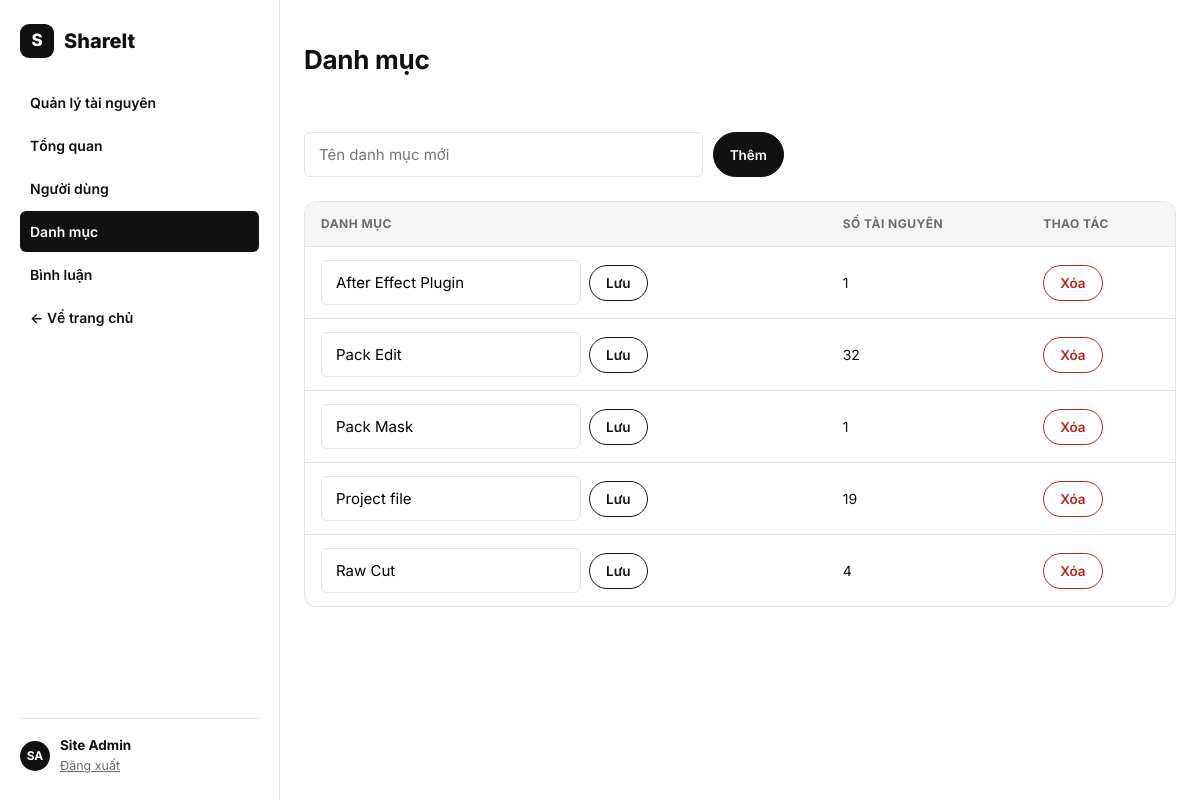
Screenshot of /admin/categories.php (signed in) with the database file from the repository.
### tables this page shows
CREATE TABLE IF NOT EXISTS `category` (
  `category_id` int(11) NOT NULL AUTO_INCREMENT,
  `category_name` varchar(255) NOT NULL,
  PRIMARY KEY (`category_id`)
);

### includes/db.php (called while the page is built)
<?php
function db(): PDO
{
    static $pdo = null;
    if ($pdo === null) {
        $dsn = 'mysql:host=' . DB_HOST . ';dbname=' . DB_NAME . ';charset=utf8mb4';
        $pdo = new PDO($dsn, DB_USER, DB_PASS, [
            PDO::ATTR_ERRMODE => PDO::ERRMODE_EXCEPTION,
            PDO::ATTR_DEFAULT_FETCH_MODE => PDO::FETCH_ASSOC,
            PDO::ATTR_EMULATE_PREPARES => false,
        ]);
    }
    return $pdo;
}

### includes/functions.php (called while the page is built, shortened)
<?php
function e(?string $s): string
{
    return htmlspecialchars($s ?? '', ENT_QUOTES, 'UTF-8');
}

### admin/categories.php (the view, shortened to what this page needs)
<?php
$categoryRows = db()->query('SELECT c.*, (SELECT COUNT(*) FROM project p WHERE p.category_id = c.category_id) AS project_count FROM category c ORDER BY c.category_name ASC')->fetchAll();
require __DIR__ . '/../includes/admin_header.php';
require __DIR__ . '/../includes/admin_sidebar_end.php';
?>
<div class="page-header"><h1>Danh mục</h1></div>
<form method="post" style="display:flex;gap:10px;max-width:480px;margin:20px 0;">
  <input class="form-control" type="text" name="category_name" placeholder="Tên danh mục mới" required>
  <button type="submit" class="btn btn-primary btn-sm">Thêm</button>
</form>
<div class="table-card">
  <table class="data-table">
    <thead><tr><th>Danh mục</th><th>Số tài nguyên</th><th>Thao tác</th></tr></thead>
    <tbody>
      <?php foreach ($categoryRows as $cat): ?>
        <tr>
          <td>
            <form method="post" style="display:flex;gap:8px;align-items:center;">
              <input class="form-control" style="max-width:260px;" type="text" name="category_name" value="<?= e($cat['category_name']) ?>">
              <button type="submit" class="btn btn-outline btn-sm">Lưu</button>
            </form>
          </td>
          <td><?= (int)$cat['project_count'] ?></td>
          <td>
            <form method="post" onsubmit="return confirm('Xóa danh mục này?');">
              <button type="submit" class="btn btn-danger btn-sm">Xóa</button>
            </form>
          </td>
        </tr>
      <?php endforeach; ?>
    </tbody>
  </table>
</div>
<?php require __DIR__ . '/../includes/admin_footer.php'; ?>

### assets/css/style.css (style rules this page uses)
:root { --bg: #ffffff; --surface: #ffffff; --surface-muted: #f5f5f5; --fg: #111111; --muted: #6b6b6b; --border: #e4e4e4; --border-strong: #111111; --black: #111111; --white: #ffffff; --danger: #b3261e; --radius-sm: 6px; --radius: 12px; --radius-lg: 20px; --shadow: 0 1px 2px rgba(0,0,0,.04), 0 8px 24px rgba(0,0,0,.06); --font: 'Inter', -apple-system, BlinkMacSystemFont, 'Segoe UI', Roboto, Helvetica, Arial, sans-serif; }
* { box-sizing: border-box; }
html, body { margin: 0; padding: 0; }
body { font-family: var(--font); color: var(--fg); background: var(--bg); line-height: 1.5; -webkit-font-smoothing: antialiased; }
h1, h2, h3, h4 { margin: 0 0 .5em; font-weight: 700; letter-spacing: -0.01em; }
button { font-family: inherit; cursor: pointer; }
input, select, textarea, button { font-family: inherit; font-size: 15px; }
.btn { display: inline-flex; align-items: center; justify-content: center; gap: 8px; padding: 12px 22px; border-radius: 999px; font-weight: 600; font-size: 15px; border: 1.5px solid var(--black); cursor: pointer; transition: all .15s ease; white-space: nowrap; }
.btn-primary { background: var(--black); color: var(--white); }
.btn-outline { background: transparent; color: var(--black); }
.btn-danger { border-color: var(--danger); color: var(--danger); background: transparent; }
.btn-sm { padding: 9px 16px; font-size: 13.5px; }
.page-header { display: flex; align-items: baseline; justify-content: space-between; gap: 16px; padding: 32px 0 20px; flex-wrap: wrap; }
.page-header h1 { font-size: 26px; }
.form-control { width: 100%; padding: 12px 14px; border: 1.5px solid var(--border); border-radius: var(--radius-sm); outline: none; background: var(--white); transition: border-color .15s ease; }
.table-card { border: 1px solid var(--border); border-radius: var(--radius); overflow: hidden; margin: 24px 0; }
table.data-table { width: 100%; border-collapse: collapse; font-size: 14px; }
table.data-table th, table.data-table td { padding: 13px 16px; border-bottom: 1px solid var(--border); text-align: left; vertical-align: middle; }
table.data-table th { background: var(--surface-muted); font-size: 12px; text-transform: uppercase; letter-spacing: .04em; color: var(--muted); }
table.data-table tr:last-child td { border-bottom: none; }

### rows the page displays
category: category_name "After Effect Plugin", project_count "1"
category: category_name "Pack Edit", project_count "32"
category: category_name "Pack Mask", project_count "1"
category: category_name "Project file", project_count "19"
category: category_name "Raw Cut", project_count "4"

### other values shown
initials($user['full_name']) "SA"
$user['full_name'] "Site Admin"
